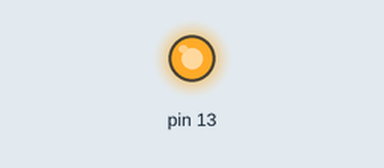
A sketch run on a simulated Arduino Uno, built with avr-gcc and run on an emulated ATmega328P. On the bench: output pins drawn as LEDs (lit = HIGH).

Above: at 0.5 s.
At 3.5 s:
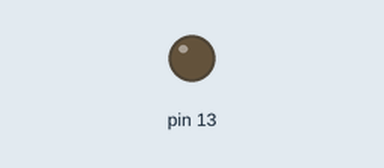
Timing chart, 0 to 7.8 s (numbered marks = the images above):
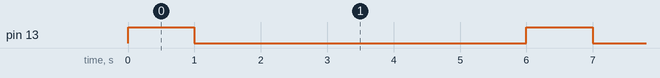

The sketch:

sketch_dec4a.ino
```cpp
void setup() {
  // initialize digital pin LED_BUILTIN as an output.
  pinMode(13, OUTPUT);
}

// the loop function runs over and over again forever
void loop() {
  digitalWrite(13, HIGH);  // turn the LED on (HIGH is the voltage level)
  delay(1000);                      // wait for a second
  digitalWrite(13, LOW);   // turn the LED off by making the voltage LOW
  delay(5000);                      // wait for a second
}
```

Measured:
- by itself, pin 13: alternates HIGH for 1.0 s and LOW for 5.0 s
